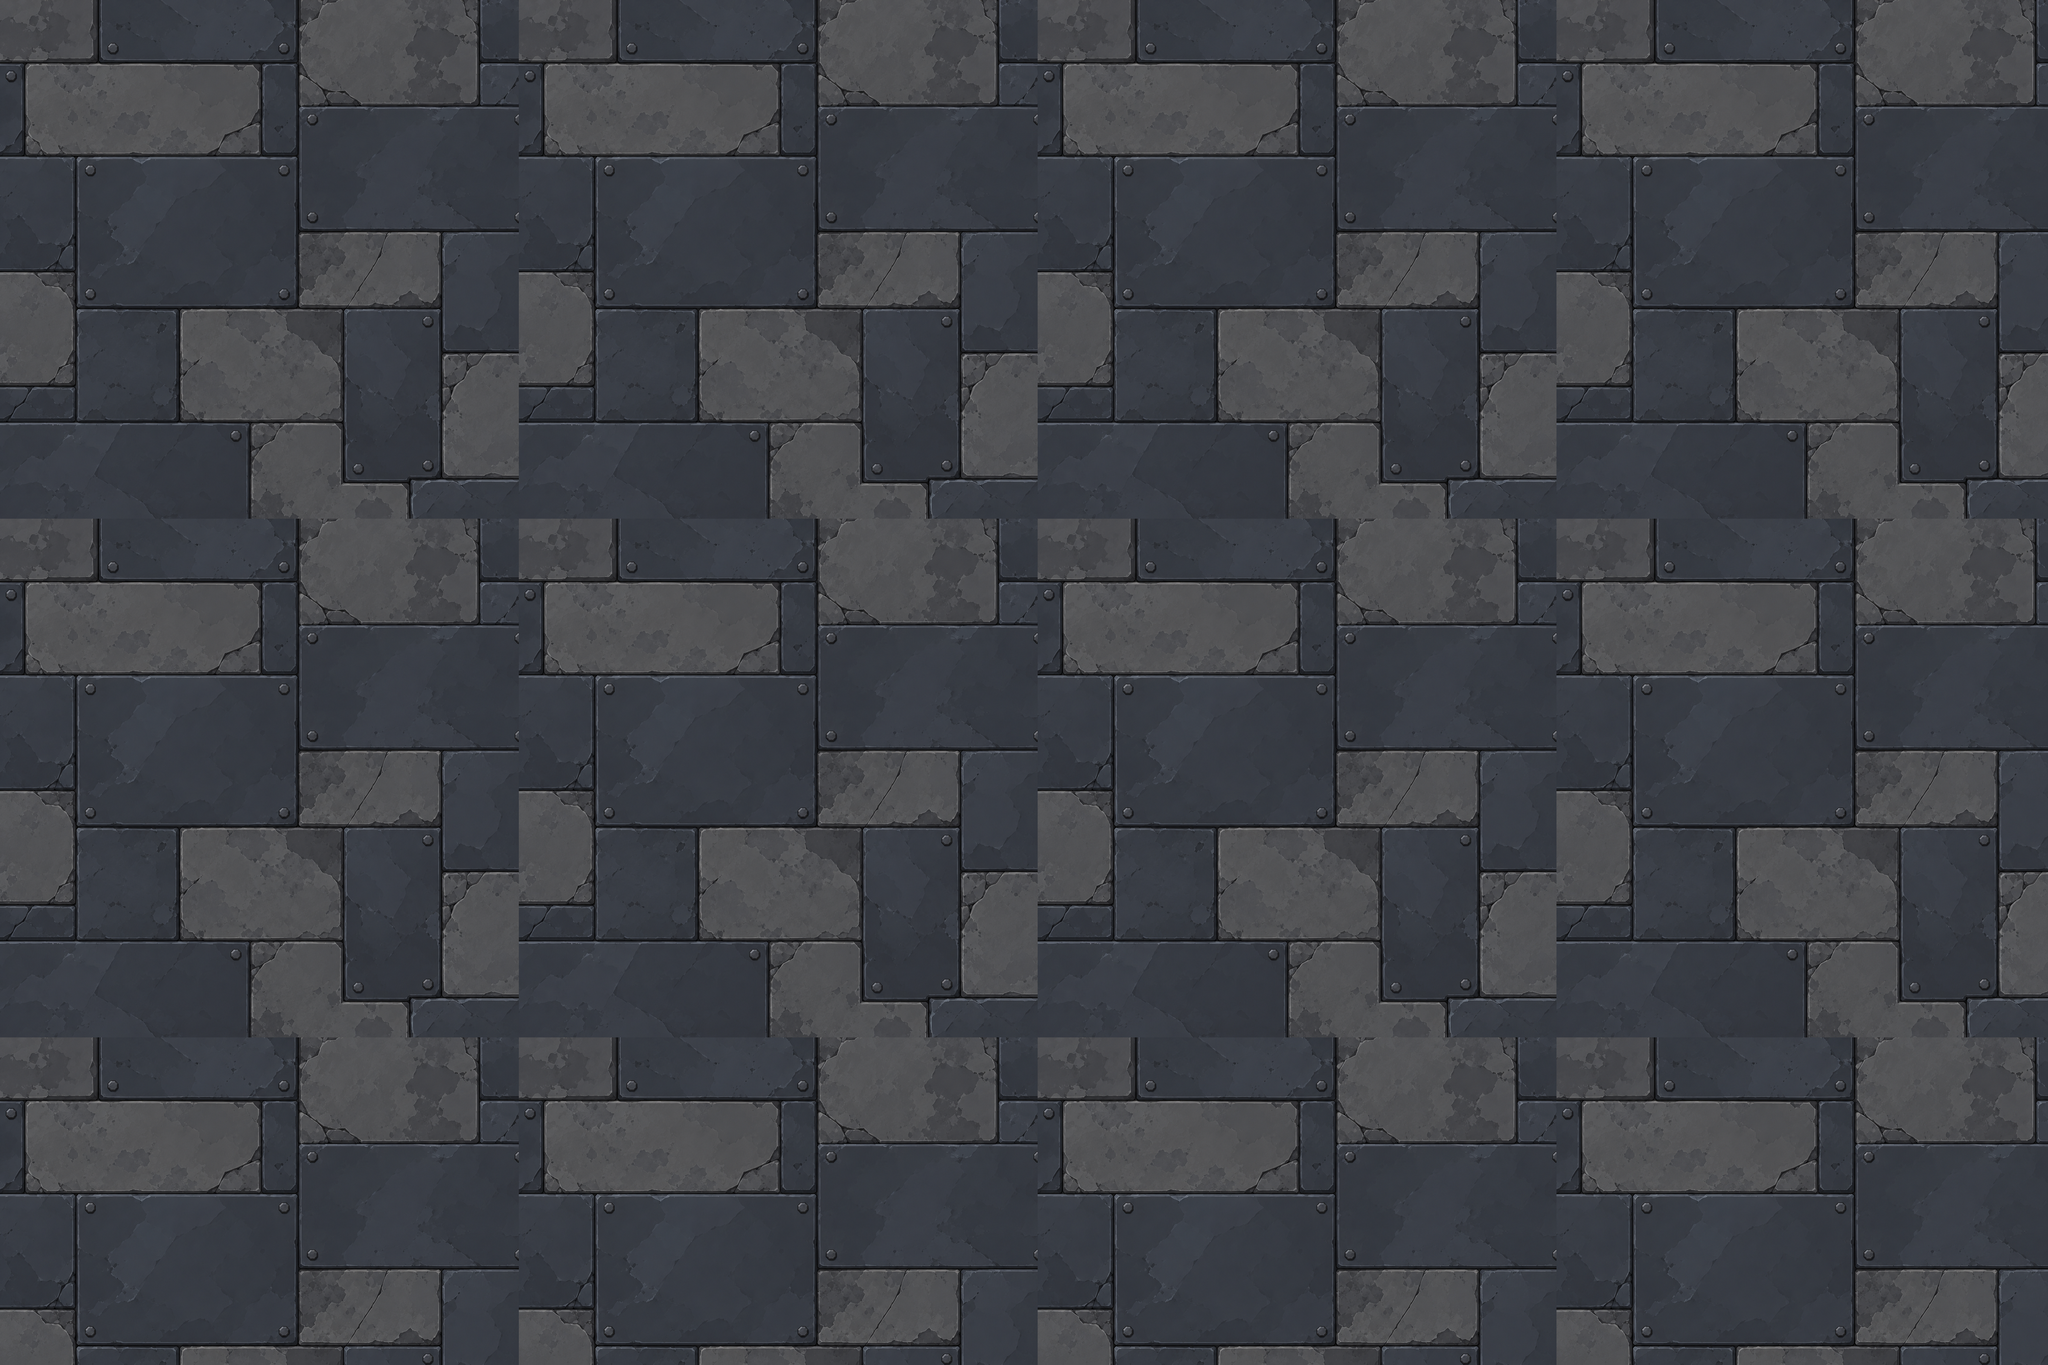

Below is a game level as drawn by its tile map, then a one-line description and the .tmx that defines it (tile-layer data replaced by summaries):
An orthogonal 75x50 tile map with 64x64 px tiles, 1 tile layer (Walkable floor), 3 tilesets and 84 objects (16x Cover foot, 14x Wall, 14x Wall footprint, 6x Cover 0, 6x Emitter, ...).

<map version="1.10" tiledversion="1.12.2" orientation="orthogonal" renderorder="right-down" width="75" height="50" tilewidth="64" tileheight="64" infinite="0" nextlayerid="8" nextobjectid="85">
 <tileset firstgid="1" source="floor.tsx" />
 <tileset firstgid="362" source="props.tsx" />
 <tileset firstgid="366" source="wall.tsx" />
 <layer class="ground_blend" id="1" name="Walkable floor" width="75" height="50">
  <data>[3750 cells, 3750 non-empty, 361 distinct tile ids]</data>
 </layer>
 <objectgroup class="architecture_foundry" id="2" name="Steel structure" visible="1" opacity="0">
  <object id="1" name="Wall" x="0" y="0" width="4800" height="256" />
  <object id="3" name="Wall" x="0" y="2944" width="4800" height="256" />
  <object id="5" name="Wall" x="0" y="256" width="256" height="2688" />
  <object id="7" name="Wall" x="4544" y="256" width="256" height="2688" />
  <object id="11" name="Wall" x="1408" y="768" width="640" height="80" />
  <object id="13" name="Wall" x="2752" y="768" width="640" height="80" />
  <object id="15" name="Wall" x="1408" y="2304" width="640" height="80" />
  <object id="17" name="Wall" x="2752" y="2304" width="640" height="80" />
  <object id="19" name="Wall" x="1280" y="960" width="80" height="320" />
  <object id="21" name="Wall" x="3440" y="960" width="80" height="320" />
  <object id="23" name="Wall" x="1280" y="1856" width="80" height="320" />
  <object id="25" name="Wall" x="3440" y="1856" width="80" height="320" />
  <object id="27" name="Wall" x="2240" y="576" width="320" height="80" />
  <object id="29" name="Wall" x="2240" y="2544" width="320" height="80" />
 </objectgroup>
 <objectgroup class="markings_foundry" id="3" name="Service walkways" visible="1" opacity="0">
  <object id="9" name="Service lane" x="448" y="1344" width="3904" height="320" />
  <object id="10" name="Service lane" x="2272" y="400" width="256" height="2400" />
 </objectgroup>
 <objectgroup class="" id="4" name="collision" visible="0" opacity="0">
  <object id="2" name="Wall footprint" x="0" y="0" width="4800" height="256" />
  <object id="4" name="Wall footprint" x="0" y="2944" width="4800" height="256" />
  <object id="6" name="Wall footprint" x="0" y="256" width="256" height="2688" />
  <object id="8" name="Wall footprint" x="4544" y="256" width="256" height="2688" />
  <object id="12" name="Wall footprint" x="1408" y="768" width="640" height="80" />
  <object id="14" name="Wall footprint" x="2752" y="768" width="640" height="80" />
  <object id="16" name="Wall footprint" x="1408" y="2304" width="640" height="80" />
  <object id="18" name="Wall footprint" x="2752" y="2304" width="640" height="80" />
  <object id="20" name="Wall footprint" x="1280" y="960" width="80" height="320" />
  <object id="22" name="Wall footprint" x="3440" y="960" width="80" height="320" />
  <object id="24" name="Wall footprint" x="1280" y="1856" width="80" height="320" />
  <object id="26" name="Wall footprint" x="3440" y="1856" width="80" height="320" />
  <object id="28" name="Wall footprint" x="2240" y="576" width="320" height="80" />
  <object id="30" name="Wall footprint" x="2240" y="2544" width="320" height="80" />
  <object id="32" name="Cover foot" x="921.652" y="846.196" width="156.697" height="53.804" />
  <object id="34" name="Cover foot" x="3721.652" y="846.196" width="156.697" height="53.804" />
  <object id="36" name="Cover foot" x="921.652" y="2186.196" width="156.697" height="53.804" />
  <object id="38" name="Cover foot" x="3721.652" y="2186.196" width="156.697" height="53.804" />
  <object id="40" name="Cover foot" x="490.783" y="529.1" width="218.434" height="70.9" />
  <object id="42" name="Cover foot" x="4090.783" y="529.1" width="218.434" height="70.9" />
  <object id="44" name="Cover foot" x="490.783" y="2659.1" width="218.434" height="70.9" />
  <object id="46" name="Cover foot" x="4090.783" y="2659.1" width="218.434" height="70.9" />
  <object id="48" name="Cover foot" x="1751.938" y="1078.919" width="236.124" height="101.081" />
  <object id="50" name="Cover foot" x="2811.938" y="1998.919" width="236.124" height="101.081" />
  <object id="52" name="Cover foot" x="1751.938" y="1998.919" width="236.124" height="101.081" />
  <object id="54" name="Cover foot" x="2811.938" y="1078.919" width="236.124" height="101.081" />
  <object id="56" name="Cover foot" x="2286.66" y="973.55" width="226.679" height="66.45" />
  <object id="58" name="Cover foot" x="2286.66" y="2173.55" width="226.679" height="66.45" />
  <object id="60" name="Cover foot" x="653.705" y="1804.474" width="132.589" height="45.526" />
  <object id="62" name="Cover foot" x="4013.705" y="1804.474" width="132.589" height="45.526" />
 </objectgroup>
 <objectgroup class="decor" id="5" name="Authored cover" visible="1" opacity="1">
  <object id="31" name="Cover 0" x="855.072" y="900.0" width="260" height="260" gid="362">
   <properties>
    <property name="ground_y" type="float" value="900" />
   </properties>
  </object>
  <object id="33" name="Cover 0" x="3655.072" y="900.0" width="260" height="260" gid="362">
   <properties>
    <property name="ground_y" type="float" value="900" />
   </properties>
  </object>
  <object id="35" name="Cover 0" x="855.072" y="2240.0" width="260" height="260" gid="362">
   <properties>
    <property name="ground_y" type="float" value="2240" />
   </properties>
  </object>
  <object id="37" name="Cover 0" x="3655.072" y="2240.0" width="260" height="260" gid="362">
   <properties>
    <property name="ground_y" type="float" value="2240" />
   </properties>
  </object>
  <object id="39" name="Cover 1" x="448.955" y="610.877" width="310" height="310" gid="363">
   <properties>
    <property name="ground_y" type="float" value="600" />
   </properties>
  </object>
  <object id="41" name="Cover 1" x="4048.955" y="610.877" width="310" height="310" gid="363">
   <properties>
    <property name="ground_y" type="float" value="600" />
   </properties>
  </object>
  <object id="43" name="Cover 1" x="448.955" y="2740.877" width="310" height="310" gid="363">
   <properties>
    <property name="ground_y" type="float" value="2730" />
   </properties>
  </object>
  <object id="45" name="Cover 1" x="4048.955" y="2740.877" width="310" height="310" gid="363">
   <properties>
    <property name="ground_y" type="float" value="2730" />
   </properties>
  </object>
  <object id="47" name="Cover 2" x="1707.799" y="1239.33" width="300" height="300" gid="364">
   <properties>
    <property name="ground_y" type="float" value="1180" />
   </properties>
  </object>
  <object id="49" name="Cover 2" x="2767.799" y="2159.33" width="300" height="300" gid="364">
   <properties>
    <property name="ground_y" type="float" value="2100" />
   </properties>
  </object>
  <object id="51" name="Cover 2" x="1707.799" y="2159.33" width="300" height="300" gid="364">
   <properties>
    <property name="ground_y" type="float" value="2100" />
   </properties>
  </object>
  <object id="53" name="Cover 2" x="2767.799" y="1239.33" width="300" height="300" gid="364">
   <properties>
    <property name="ground_y" type="float" value="1180" />
   </properties>
  </object>
  <object id="55" name="Cover 3" x="2250.0" y="1102.679" width="300" height="300" gid="365">
   <properties>
    <property name="ground_y" type="float" value="1040" />
   </properties>
  </object>
  <object id="57" name="Cover 3" x="2250.0" y="2302.679" width="300" height="300" gid="365">
   <properties>
    <property name="ground_y" type="float" value="2240" />
   </properties>
  </object>
  </objectgroup>
 <objectgroup class="" id="6" name="spawns" visible="0" opacity="0">
  <!-- 22 objects omitted --></objectgroup>
 <objectgroup class="foundry_fx" id="7" name="Steam and furnace glow" visible="1" opacity="0">
  <!-- 6 objects omitted --></objectgroup>
</map>
<!-- 24 of 84 objects omitted -->
